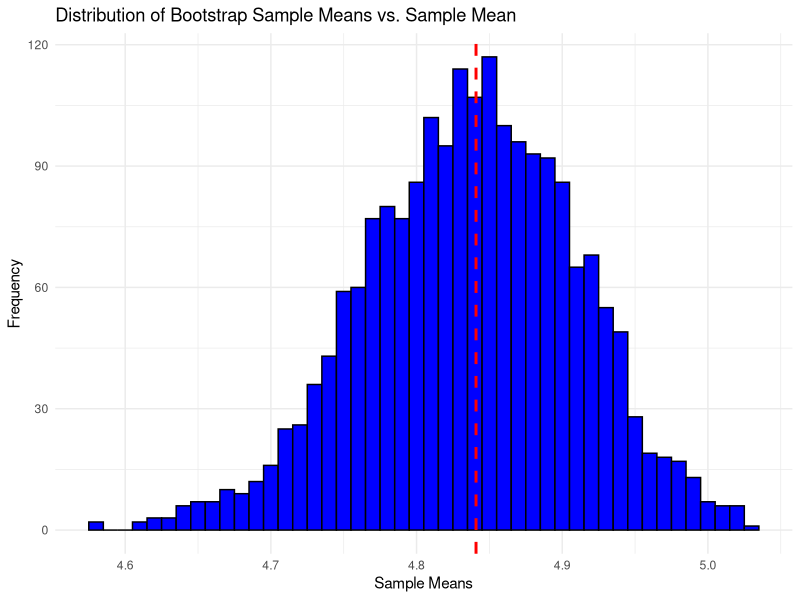
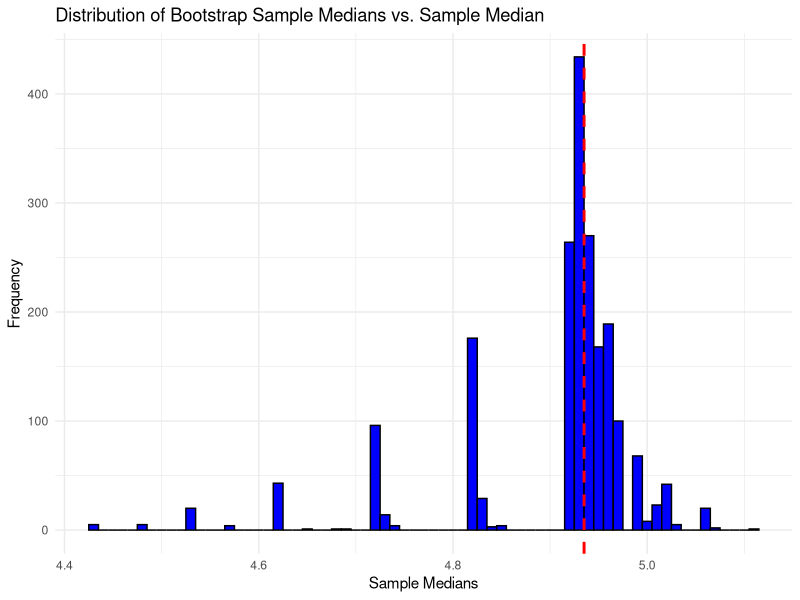

The R script that drew these images, in order:
## ---- chunk 1
knitr::opts_chunk$set(echo = TRUE)
## ---- chunk 2
data.points <- c(4.94, 5.06, 4.53, 5.07, 4.99, 
                 5.16, 4.38, 4.43, 4.93, 4.72, 
                 4.92, 4.96)
## ---- chunk 3
mean.orig <- mean(data.points)
median.orig <- median(data.points)

cat("The mean of the original sample is: ", mean.orig)
cat("The median of the original sample is: ", median.orig)
## ---- chunk 4
set.seed(12223236)
mean.samples <- replicate(2000, mean(sample(data.points, replace=TRUE)))
## ---- chunk 5
mean.sample.20 <- mean(mean.samples[1:20])
cat("The mean of the first 20 bootstrap means is: ", mean.sample.20)
## ---- chunk 6
mean.sample.200 <- mean(mean.samples[1:200])
cat("The mean of the first 200 bootstrap means is: ", mean.sample.200)
## ---- chunk 7
mean.sample.2000 <- mean(mean.samples[1:2000])
cat("The mean of the first 2000 bootstrap means is: ", mean.sample.2000)
## ---- chunk 8
library(ggplot2)
## ---- chunk 9
ggplot(data.frame(Means = mean.samples), aes(x = Means)) +
  geom_histogram(binwidth = 0.01, fill = "blue", color = "black") +
  geom_vline(xintercept = mean.orig, color = "red", linetype = "dashed", linewidth = 1) +
  labs(title = "Distribution of Bootstrap Sample Means vs. Sample Mean",
       x = "Sample Means",
       y = "Frequency") +
  theme_minimal()
## ---- chunk 10
mean_sample_list <- list(mean.samples[1:20],
                         mean.samples[1:200],
                         mean.samples[1:2000])
names(mean_sample_list) <- c("Sample 20","Sample 200","Sample 2000")

quantiles <- data.frame(sapply(mean_sample_list, function(x) quantile(x, c(0.025, 0.975))))
knitr::kable(quantiles, format = "markdown",caption = "Mean 0.025 and 0.975 Quantiles")
## ---- chunk 11
true_ci <- t.test(data.points)$conf.int
cat("The 'true' confidence interval of the mean is:\n", true_ci)
## ---- chunk 12
set.seed(12223236)
median.samples <- replicate(2000, median(sample(data.points, replace=TRUE)))
## ---- chunk 13
median.sample.20 <- median(median.samples[1:20])
## ---- chunk 14
median.sample.200 <- median(median.samples[1:200])
## ---- chunk 15
median.sample.2000 <- median(median.samples[1:2000])
## ---- chunk 16
ggplot(data.frame(Medians = median.samples), aes(x = Medians)) +
  geom_histogram(binwidth = 0.01, fill = "blue", color = "black") +
  geom_vline(xintercept = median.orig, color = "red", linetype = "dashed", 
             linewidth = 1) +
  labs(title = "Distribution of Bootstrap Sample Medians vs. Sample Median",
       x = "Sample Medians",
       y = "Frequency") +
  theme_minimal()
## ---- chunk 17
median_sample_list <- list(median.samples[1:20],
                         median.samples[1:200],
                         median.samples[1:2000])
names(median_sample_list) <- c("Sample 20","Sample 200","Sample 2000")

quantiles <- data.frame(sapply(median_sample_list, function(x) quantile(x, c(0.025, 0.975))))
knitr::kable(quantiles, format = "markdown",caption = "Median 0.025 and 0.975 Quantiles")
## ---- chunk 18
set.seed(1234)
x.clean <- rnorm(1960)
x.cont <- runif(40,4,5)
x <- c(x.clean,x.cont)
set.seed(12223236)
## ---- chunk 19
result <- data.frame(
  row.names = c("x","x_clean"),
  Median = c(median(x),median(x.clean)),
  Mean = c(mean(x), mean(x.clean)),
  Trimmed_Mean = c(mean(x, trim = 0.05), mean(x.clean, trim = 0.05))
)
knitr::kable(result, format = "markdown",
             caption = "Mean, Median, Trimmed Mean Results")
## ---- chunk 20
# x data set

# Create the median/mean/trimmed mean
x.median <- replicate(10000, median(sample(x, replace=TRUE)))
x.mean <- replicate(10000, mean(sample(x, replace=TRUE)))
x.trimmed_mean <- replicate(10000, mean(sample(x, replace=TRUE),trim = 0.05))

# Calculate the SE and the CI
sd_values <- sapply(list(x.median, x.mean, x.trimmed_mean), sd)
quantile_values <- sapply(list(x.median, x.mean, x.trimmed_mean),
                          function(x) quantile(x, c(0.025, 0.975)))

# Create a data frame for the results of x
result_x <- data.frame(
  row.names = c("x_Median", "x_Mean","x_Trimmed_Mean"),
  Standard_Error = sd_values,
  Quantile_0.025 = quantile_values[1, ],
  Quantile_0.975 = quantile_values[2, ]
)
## ---- chunk 21
# x.clean data set

# Create the median/mean/trimmed mean
x_clean.median <- replicate(10000, median(sample(x.clean, replace=TRUE)))
x_clean.mean <- replicate(10000, mean(sample(x.clean, replace=TRUE)))
x_clean.trimmed_mean <- replicate(10000, mean(sample(x.clean, replace=TRUE),trim = 0.05))

# Calculate the SE and the CI
sd_values <- sapply(list(x_clean.median, x_clean.mean, x_clean.trimmed_mean), sd)
quantile_values <- sapply(list(x_clean.median, x_clean.mean, x_clean.trimmed_mean), 
                          function(x) quantile(x, c(0.025, 0.975)))


# Create a data frame for the results of x.clean
result_x_clean <- data.frame(
  row.names = c("x_clean_Median", "x_clean_Mean","x_clean_Trimmed_Mean"),
  Standard_Error = sd_values,
  Quantile_0.025 = quantile_values[1, ],
  Quantile_0.975 = quantile_values[2, ]
)
## ---- chunk 22
parametric_bootstrap <- function(data, n_bootstraps, alpha = 0.05) {
  
  boot_means <- replicate(n_bootstraps, mean(rnorm(data)))
  boot_trimmed_means <- replicate(n_bootstraps, mean(rnorm(data), trim = 0.05))
  
  # bias
  bias_mean <- mean(boot_means) - mean(data)
  bias_trimmed_mean <- mean(boot_trimmed_means) - mean(data)
  
  # standard error
  se_mean <- sd(boot_means)
  se_trimmed_mean <- sd(boot_trimmed_means)
  
  # 95 percentile CI
  ci_mean <- quantile(boot_means, c(alpha / 2, 1 - alpha / 2))
  ci_trimmed_mean <- quantile(boot_trimmed_means, c(alpha / 2, 1 - alpha / 2))
  
  # bias-corrected estimate
  corrected_mean <- mean(data) - bias_mean
  corrected_trimmed_mean <- mean(data) - bias_trimmed_mean
  
  return(list(
    bias_mean = bias_mean,
    se_mean = se_mean,
    ci_mean = ci_mean,
    corrected_mean = corrected_mean,
    bias_trimmed_mean = bias_trimmed_mean,
    se_trimmed_mean = se_trimmed_mean,
    ci_trimmed_mean = ci_trimmed_mean,
    corrected_trimmed_mean = corrected_trimmed_mean
  ))
}
## ---- chunk 23
set.seed(12223236)
n_bootstraps <- 10000

result_x2 <- parametric_bootstrap(x, n_bootstraps, alpha = 0.05)
result_x_clean2 <- parametric_bootstrap(x.clean, n_bootstraps, alpha = 0.05)

result_x2_df <- data.frame(
  row.names = c("x_Mean","x_Trimmed_Mean"),
  Bias = c(result_x2$bias_mean,result_x2$bias_trimmed_mean),
  Standard_Error = c(result_x2$se_mean,result_x2$se_trimmed_mean) ,
  Quantile_0.025 = c(result_x2$ci_mean[1], result_x2$ci_trimmed_mean[1]),
  Quantile_0.975 = c(result_x2$ci_mean[2], result_x2$ci_trimmed_mean[2]),
  Corrected_Bias = c(result_x2$corrected_mean,result_x2$corrected_trimmed_mean)
)

result_x_clean2_df <- data.frame(
  row.names = c("x_Mean","x_Trimmed_Mean"),
  Bias = c(result_x_clean2$bias_mean,result_x_clean2$bias_trimmed_mean),
  Standard_Error = c(result_x_clean2$se_mean,result_x_clean2$se_trimmed_mean) ,
  Quantile_0.025 = c(result_x_clean2$ci_mean[1], result_x_clean2$ci_trimmed_mean[1]),
  Quantile_0.975 = c(result_x_clean2$ci_mean[2], result_x_clean2$ci_trimmed_mean[2]),
  Corrected_Bias = c(result_x_clean2$corrected_mean,result_x_clean2$corrected_trimmed_mean)
)
## ---- chunk 24
knitr::kable(result_x, format = "markdown",
             caption = "Non Parametric Standard Error and 
                        Confidence Interval 
                        for x data set")
## ---- chunk 25
knitr::kable(result_x_clean, format = "markdown",
             caption = "Non Parametric Standard Error and 
                        Confidence Interval 
                        for x.clean data set")
## ---- chunk 26
knitr::kable(result_x2_df, format = "markdown",
             caption = "Parametric Standard Error and 
                        Confidence Interval 
                        for x data set")
## ---- chunk 27
knitr::kable(result_x_clean2_df, format = "markdown",
             caption = "Parametric Standard Error and 
                        Confidence Interval 
                        for x.clean data set")
